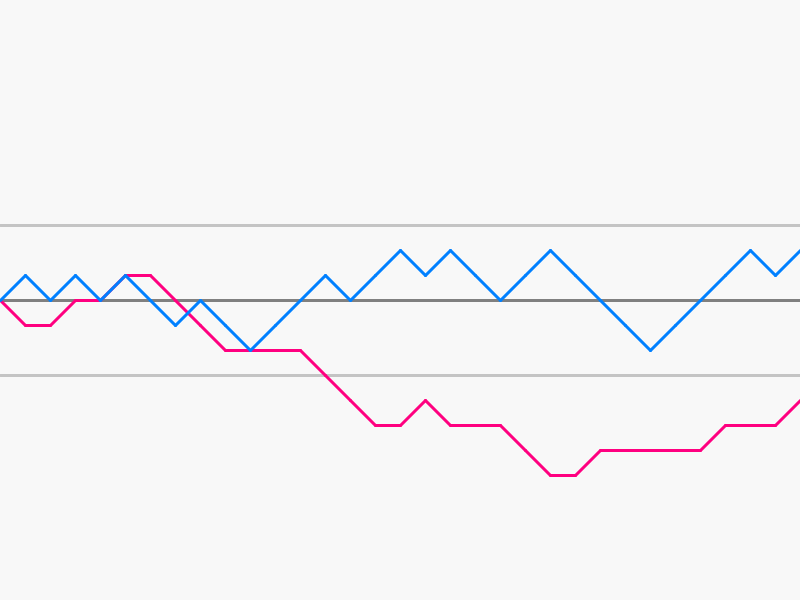
Frame 1 (no input)
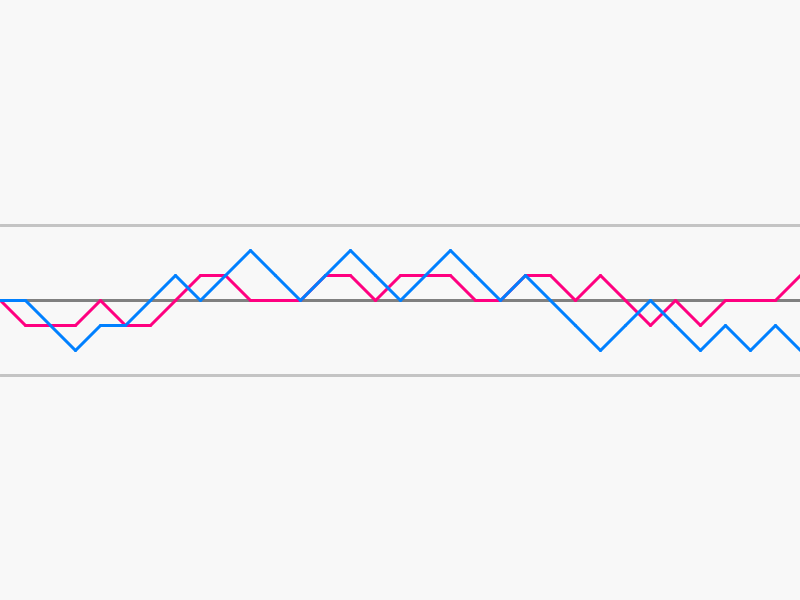
Frame 2 (the mouse pressed at the canvas centre, redrawn once)

The Processing sketch that drew these frames (run headless with seeded random() and noise(); the mouse was pressed at the canvas centre and the sketch redrawn once):

// Processing sketch: Flow_Tool_Project
// ── Flow_Tool_Project.pde
int center = 0;    //This is required to use flow()!! Change at your own risk! (Don't risk it...)
int range  = 2;    //This is required to use flow()!! Change at will! (See what happens!)

void setup()
{
  size(800, 600);
  smooth();
  noLoop();
  strokeWeight(3);
}

void draw()
{
  background(248);
  stroke(128);
  line(0, height/2, width, height/2);
  stroke(196);
  line(0, (height/2)-((range + 1) * 25), width, (height/2)-((range + 1) * 25));
  line(0, (height/2)+((range + 1) * 25), width, (height/2)+((range + 1) * 25));
  random_line();
  flow_line();
  center = 0;
}

void flow_line()
{
  float ypos = height/2;
  float ynext = ypos+(flow()*25);
  stroke(0, 128, 255);
  for(int i = 0; i < width/25; i++)
  {
    line((i*25), ypos, (i+1)*25, ynext);
    ypos = ynext;
    ynext += flow()*25;
  }  
}

void random_line()
{
  float ypos = height/2;
  float ynext = ypos+(rand()*25);
  stroke(255, 0, 128);
  for(int i = 0; i < width/25; i++)
  {
    line((i*25), ypos, (i+1)*25, ynext);
    ypos = ynext;
    ynext += rand()*25;
  }  
}

int rand()
{
  switch(int(random(3)))
  {
    case 0:
      return 0;
    case 1:
      return 1;
    case 2:
      return -1;
    default:
      return 0;
  }
}

void keyPressed()
{
  if(key == ' ')
  {
    redraw();
  }
  else {}
}

/*
flow() either returns 1 (up), -1 (down), and on rare occasions, 0 (flat).
It is designed to return values such that each up will eventually have a
down to compliment it, and the more successfull ups generated, the more
likely it is to generate a down (and vice versa). As such, succesive values
of flow() create an oscillating pattern of ups and downs that flow together,
hence the name.*/

int flow()
{
  //This number detirmines if the next value will continue or change direction
  int rand = (int(abs(randomGaussian())) + range);
  //This code runs ~95% of the time due to Gaussian distribution
  if(int(randomGaussian()) <=1)
  {
    /*
    The rules of flow are simple:
    -If rand is larger than the current distance from the center,
    the value returned is random. This ensures that when close
    to zero, flow returns relatively random numbers (which evens
    out by the nature of probability).
    -If rand is smaller than the current distance from the center, 
    the value returned is in the opposite direction. This ensures that
    the values returned keep the flow within a certain range. 
    */
    if(rand <= abs(center) && center > 0)
    {
      center--;
      return -1;
    }
    else if(rand <= abs(center) && center < 0)
    {
      center++;
      return 1;
    }
    else
    {
      if(int(random(2)) == 0)
      {
        center++;
        return 1;
      }
      else
      {
        center --;
        return -1;
      }
    }
  }
  //This code runs ~5% of the time due to Gaussian distribution
  else
  {
    return 0;
  }
}
